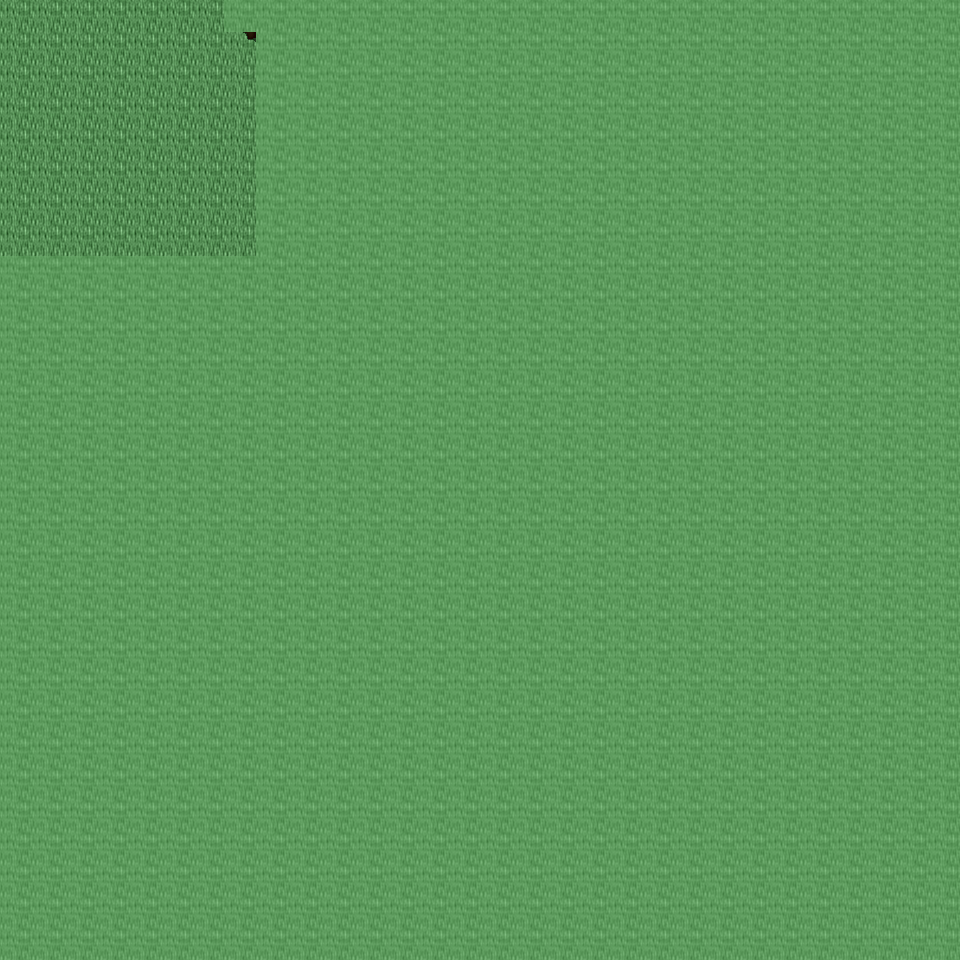

Tiled map render using the project's own tile images. Description and the map definition, with tile-layer contents summarised, below:
An orthogonal 30x30 tile map with 32x32 px tiles, 6 tile layers (Ground, Object, Object2, Above, ...), 11 tilesets and 2 objects (2x mapchange).

<map version="1.0" orientation="orthogonal" renderorder="right-down" width="30" height="30" tilewidth="32" tileheight="32" nextobjectid="3">
  <tileset firstgid="1" name="tileset_ground_ground" tilewidth="32" tileheight="32" tilecount="33" columns="3">
    <image source="../drawable/tileset_ground_ground.png" width="96" height="352" />
  </tileset>
  <tileset firstgid="34" name="tileset_plant_flower_daisy_white" tilewidth="32" tileheight="32" tilecount="8" columns="2">
    <image source="../drawable/tileset_plant_flower_daisy_white.png" width="64" height="128" />
  </tileset>
  <tileset firstgid="42" name="tileset_plant_grasses" tilewidth="32" tileheight="32" tilecount="6" columns="3">
    <image source="../drawable/tileset_plant_grasses.png" width="96" height="64" />
  </tileset>
  <tileset firstgid="48" name="tileset_plant_flower_daisy_yellow" tilewidth="32" tileheight="32" tilecount="8" columns="2">
    <image source="../drawable/tileset_plant_flower_daisy_yellow.png" width="64" height="128" />
  </tileset>
  <tileset firstgid="56" name="tileset_plant_flower_daisy_blue" tilewidth="32" tileheight="32" tilecount="8" columns="2">
    <image source="../drawable/tileset_plant_flower_daisy_blue.png" width="64" height="128" />
  </tileset>
  <tileset firstgid="64" name="tileset_plant_flower_daisy_red" tilewidth="32" tileheight="32" tilecount="8" columns="2">
    <image source="../drawable/tileset_plant_flower_daisy_red.png" width="64" height="128" />
  </tileset>
  <tileset firstgid="72" name="tileset_plant_tree_tree_darkgreen" tilewidth="32" tileheight="32" tilecount="88" columns="8">
    <image source="../drawable/tileset_plant_tree_tree_darkgreen.png" width="256" height="352" />
  </tileset>
  <tileset firstgid="160" name="tileset_logic_collision" tilewidth="32" tileheight="32" tilecount="1" columns="1">
    <image source="../drawable/tileset_logic_collision.png" width="32" height="32" />
  </tileset>
  <tileset firstgid="161" name="tileset_ground_green_paving" tilewidth="32" tileheight="32" tilecount="18" columns="3">
    <image source="../drawable/tileset_ground_green_paving.png" width="96" height="192" />
  </tileset>
  <tileset firstgid="179" name="tileset_ground_water_swamp_water" tilewidth="32" tileheight="32" tilecount="33" columns="3">
    <image source="../drawable/tileset_ground_water_swamp_water.png" width="96" height="352" />
  </tileset>
  <tileset firstgid="212" name="tileset_plant_grasses_swamp" tilewidth="32" tileheight="32" tilecount="42" columns="6">
    <image source="../drawable/tileset_plant_grasses_swamp.png" width="192" height="224" />
  </tileset>
  <layer name="Ground" width="30" height="30">
    <data>[900 cells, 218 non-empty, 1 distinct tile ids]</data>
  </layer>
  <layer name="Object" width="30" height="30">
    <data>[900 cells, 2 non-empty, 2 distinct tile ids]</data>
  </layer>
  <layer name="Object2" width="30" height="30">
    <data>[900 cells, 0 non-empty, 0 distinct tile ids]</data>
  </layer>
  <layer name="Above" width="30" height="30">
    <data>[900 cells, 154 non-empty, 18 distinct tile ids]</data>
  </layer>
  <layer name="Above2" width="30" height="30">
    <data>[900 cells, 0 non-empty, 0 distinct tile ids]</data>
  </layer>
  <layer name="Walkable" width="30" height="30">
    <data>[900 cells, 837 non-empty, 1 distinct tile ids]</data>
  </layer>
  <objectgroup name="MapEvents">
    <object id="1" name="north" type="mapchange" x="0" y="0" width="224" height="32">
      <properties>
        <property name="map" value="0_ados_mountain_n2_w2_x4_y3" />
        <property name="place" value="south" />
      </properties>
    </object>
    <object id="2" name="west" type="mapchange" x="0" y="0" width="32" height="256">
      <properties>
        <property name="map" value="0_ados_mountain_n2_w2_x3_y4" />
        <property name="place" value="east" />
      </properties>
    </object>
  </objectgroup>
</map>
